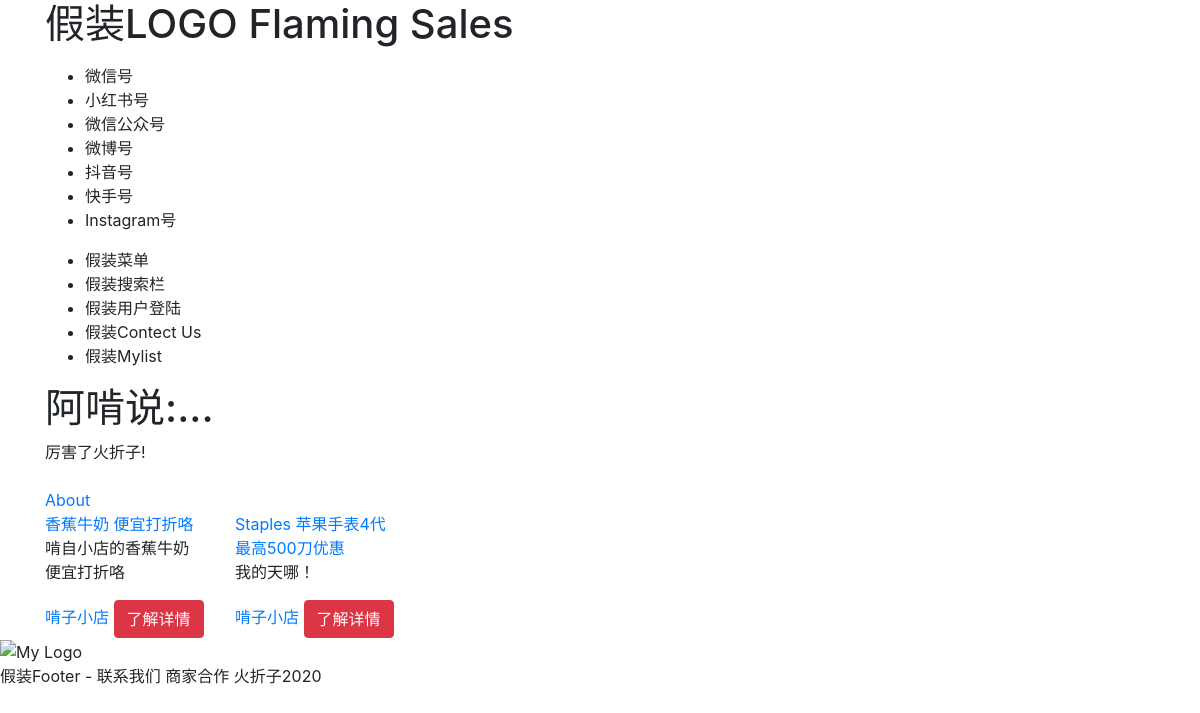
The app's page /, older data.
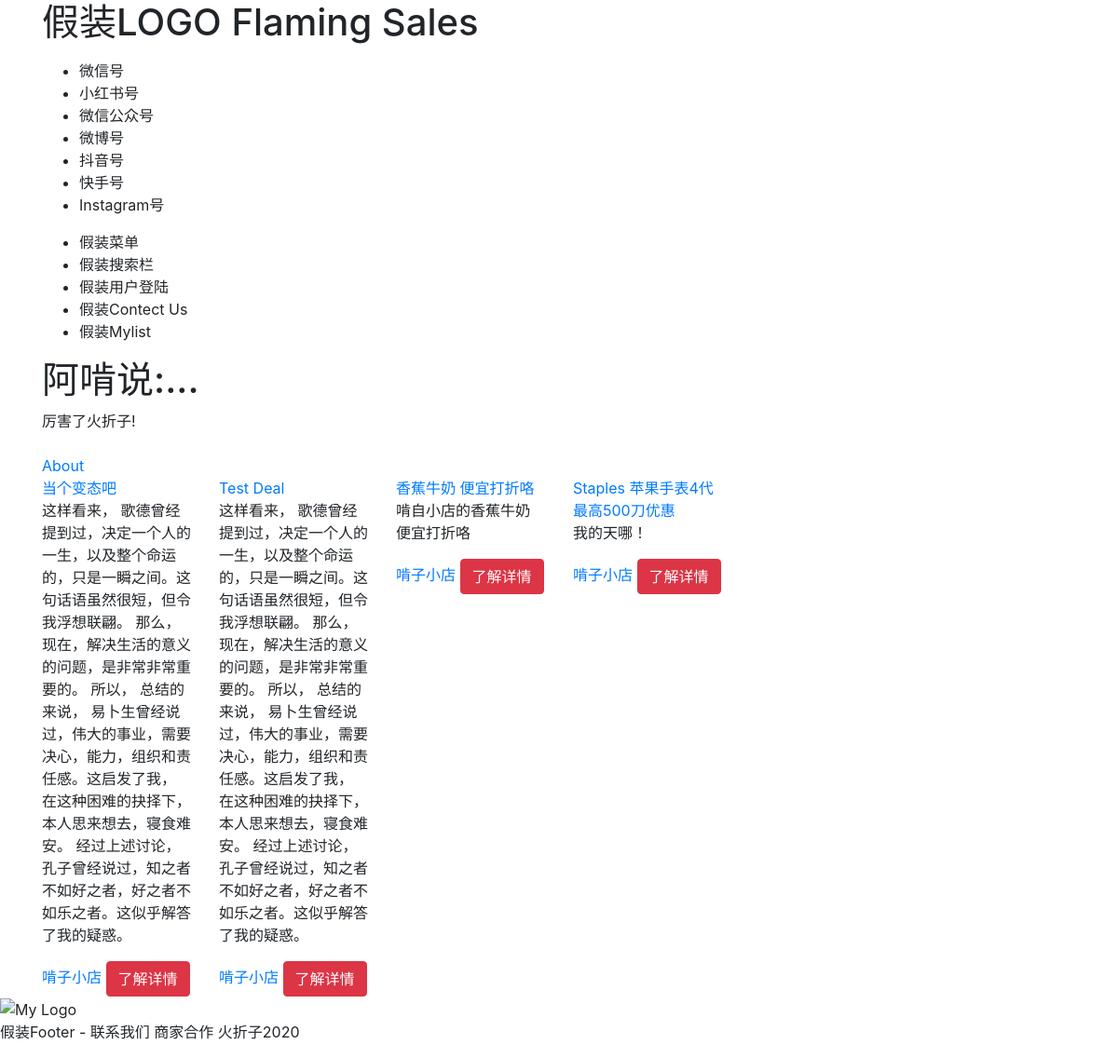
The same page, newer data.
### flame/models.py (models this page shows, shortened)
class Deal(models.Model):
    STATUS = (
        ('draft', "Draft"),
        ('publish', "Publish")
    )
    FEATURE = (
        ('HotDeals', 'Hot Deals'),
        ('HuoOnly', 'Huozhezi Only'),
        ('GoodDeals', 'Good Deals'),
    )
    title = models.CharField(max_length=200)
    slug = models.SlugField(max_length=200)
    tag = models.ManyToManyField(Tag)
    content = models.TextField(max_length=200)
    author = models.ForeignKey(
        User, on_delete=models.CASCADE, related_name='blog_posts')
    created_time = models.DateTimeField(auto_now_add=True)
    updated_time = models.DateTimeField(auto_now=True)
    publish_time = models.DateTimeField(default=timezone.now)
    not_delated = models.BooleanField(default=True)
    is_draft = models.CharField(
        max_length=10, choices=STATUS, default='publish')
    feature = models.CharField(
        max_length=10, choices=FEATURE, default='GoodDeals')
    effective_date = models.DateField()
    expire_date = models.DateField()
    is_active = models.BooleanField(default=True)
    old_price = models.DecimalField(
        max_digits=10, decimal_places=2, blank=True, default=0)
    new_price = models.DecimalField(
        max_digits=10, decimal_places=2, blank=True, default=0)
    store = models.ForeignKey(
        Store, on_delete=models.CASCADE, related_name="store", null=True)
    url = models.URLField(blank=True)
    views = models.IntegerField(default=0)
    class Meta:
        ordering = ('-publish_time',)

class Store(models.Model):
    name = models.CharField(max_length=50)
    views = models.IntegerField(default=0)
    address = models.CharField(max_length=100, blank=True)
    websites = models.URLField(blank=True)
    phone = models.CharField(max_length=10, blank=True)
    wechat = models.CharField(max_length=30, blank=True)
    def __str__(self):
        return self.name

### flame/views.py (the view)
# urls.py: path('',views.index, name = 'index'),
def index(request):
    latest_deal_list = Deal.objects.order_by('-publish_time')[:5]
    template = loader.get_template('index.html')
    context = {'latest_deal_list': latest_deal_list}
    return HttpResponse(template.render(context, request))

### flame/templates/index.html (shortened to what this page needs)
<!DOCTYPE html>
<html>
<head>
  <link rel="stylesheet" href="https://stackpath.bootstrapcdn.com/bootstrap/4.5.0/css/bootstrap.min.css"
>
</head>
<body>
  {% include "header.html" %}
  <section id="header">
    <div class="container">
      <div id="md-12">
        <h1>阿啃说:...</h1>
        <div>
          厉害了火折子! <br />
          <strong>{{ boldmessage }}</strong><br />
        </div>
        <div>
          <a href="/flame/about/">About</a><br />
        </div>
      </div>
    </div>
  </section>
  <section id="trending">
  {% if latest_deal_list %}
  <div class="container">
    <div class="row">
      {% for deal in latest_deal_list %}
      <div class="col-3 col-sm-2">
        <a href="/{{ deal.id }}/"> {{ deal.title }}</a>
        <p>{{ deal.content }}</p>
        <a href="/store/{{ deal.store.id }}/">{{ deal.store }}</a>
        <button type="button" herf="#" class="btn btn-danger"> 了解详情 </button>
      </div>
      {% endfor %}
    </div>
  </div>
  </section>
  {% else %}
  <p>No Deals are available.</p>
  {% endif %}
  <div>
    {% load static %}
    <img src="{% static "flame/huozhezi_icon.png" %}" alt="My Logo">
  </div>
</body>
{% include "footer.html" %}
</html>

Row changes from the older to the newer data that the page shows:
added Deal: title "当个变态吧", content "这样看来， 歌德曾经提到过，决定一个人的一生，以及整个命运的，只是一瞬之间。这句话语虽然很短，但令我浮想联翩。 那么， 现在，解决生活的意义的问题，是非常非常重要的。 所以， 总结的来说， 易卜生曾经说过，伟大的事业，需要决心，能力，组织和责任感。这启发了我， 在这种困难的抉择下，本人思来想去，寝食难安。 经过上述讨论， 孔子曾经说过，知之者不如好之者，好之者不如乐之者。这似乎解答了我的疑惑。", store "啃子小店"
added Deal: title "Test Deal", content "这样看来， 歌德曾经提到过，决定一个人的一生，以及整个命运的，只是一瞬之间。这句话语虽然很短，但令我浮想联翩。 那么， 现在，解决生活的意义的问题，是非常非常重要的。 所以， 总结的来说， 易卜生曾经说过，伟大的事业，需要决心，能力，组织和责任感。这启发了我， 在这种困难的抉择下，本人思来想去，寝食难安。 经过上述讨论， 孔子曾经说过，知之者不如好之者，好之者不如乐之者。这似乎解答了我的疑惑。", store "啃子小店"
